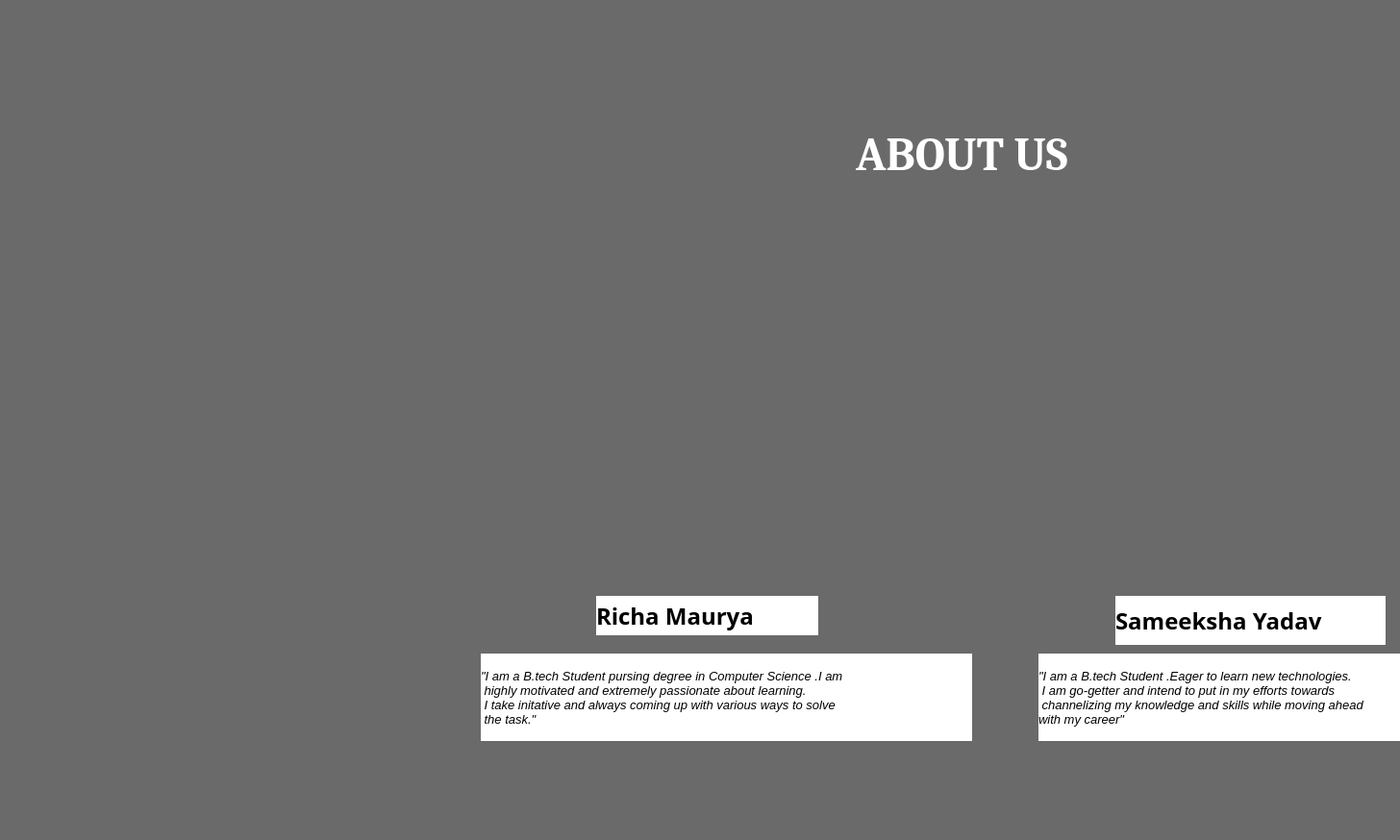
<?xml version="1.0" encoding="UTF-8"?>
<ui version="4.0">
 <class>Form</class>
 <widget class="QWidget" name="Form">
  <property name="geometry">
   <rect>
    <x>0</x>
    <y>0</y>
    <width>1456</width>
    <height>874</height>
   </rect>
  </property>
  <property name="windowTitle">
   <string>Form</string>
  </property>
  <property name="styleSheet">
   <string notr="true">background-color: rgb(106, 106, 106);
</string>
  </property>
  <widget class="QLabel" name="label">
   <property name="geometry">
    <rect>
     <x>610</x>
     <y>370</y>
     <width>241</width>
     <height>241</height>
    </rect>
   </property>
   <property name="styleSheet">
    <string notr="true">background-image: url(:/images/rich.jpg);
background-image: url(:/images/rich.png);</string>
   </property>
   <property name="text">
    <string/>
   </property>
   <property name="pixmap">
    <pixmap>rich.png</pixmap>
   </property>
  </widget>
  <widget class="QLabel" name="label_3">
   <property name="geometry">
    <rect>
     <x>1180</x>
     <y>380</y>
     <width>241</width>
     <height>231</height>
    </rect>
   </property>
   <property name="styleSheet">
    <string notr="true">background-image: url(:/images/rich.png);
</string>
   </property>
   <property name="text">
    <string/>
   </property>
   <property name="pixmap">
    <pixmap>rich.png</pixmap>
   </property>
  </widget>
  <widget class="QLabel" name="label_2">
   <property name="geometry">
    <rect>
     <x>620</x>
     <y>620</y>
     <width>231</width>
     <height>41</height>
    </rect>
   </property>
   <property name="font">
    <font>
     <family>News701 BT</family>
     <pointsize>18</pointsize>
     <weight>75</weight>
     <bold>true</bold>
    </font>
   </property>
   <property name="styleSheet">
    <string notr="true">background-color:white;</string>
   </property>
   <property name="text">
    <string>Richa Maurya</string>
   </property>
  </widget>
  <widget class="QLabel" name="label_4">
   <property name="geometry">
    <rect>
     <x>1160</x>
     <y>620</y>
     <width>281</width>
     <height>51</height>
    </rect>
   </property>
   <property name="font">
    <font>
     <family>News701 BT</family>
     <pointsize>18</pointsize>
     <weight>75</weight>
     <bold>true</bold>
    </font>
   </property>
   <property name="styleSheet">
    <string notr="true">background-color: rgb(255, 255, 255);</string>
   </property>
   <property name="text">
    <string>Sameeksha Yadav</string>
   </property>
  </widget>
  <widget class="QLabel" name="label_5">
   <property name="geometry">
    <rect>
     <x>500</x>
     <y>680</y>
     <width>511</width>
     <height>91</height>
    </rect>
   </property>
   <property name="font">
    <font>
     <family>Arial</family>
     <pointsize>10</pointsize>
     <italic>true</italic>
    </font>
   </property>
   <property name="styleSheet">
    <string notr="true">background-color: rgb(255, 255, 255);</string>
   </property>
   <property name="text">
    <string>&quot;I am a B.tech Student pursing degree in Computer Science .I am
 highly motivated and extremely passionate about learning.
 I take initative and always coming up with various ways to solve
 the task.&quot;</string>
   </property>
  </widget>
  <widget class="QLabel" name="label_6">
   <property name="geometry">
    <rect>
     <x>1080</x>
     <y>680</y>
     <width>471</width>
     <height>91</height>
    </rect>
   </property>
   <property name="font">
    <font>
     <family>Arial</family>
     <pointsize>10</pointsize>
     <italic>true</italic>
    </font>
   </property>
   <property name="styleSheet">
    <string notr="true">background-color: rgb(255, 255, 255);</string>
   </property>
   <property name="text">
    <string>&quot;I am a B.tech Student .Eager to learn new technologies.
 I am go-getter and intend to put in my efforts towards
 channelizing my knowledge and skills while moving ahead 
with my career&quot;</string>
   </property>
  </widget>
  <widget class="QLabel" name="label_7">
   <property name="geometry">
    <rect>
     <x>890</x>
     <y>120</y>
     <width>401</width>
     <height>81</height>
    </rect>
   </property>
   <property name="font">
    <font>
     <family>Cambria</family>
     <pointsize>36</pointsize>
     <weight>75</weight>
     <bold>true</bold>
    </font>
   </property>
   <property name="styleSheet">
    <string notr="true">color:white;</string>
   </property>
   <property name="text">
    <string>ABOUT US</string>
   </property>
  </widget>
 </widget>
 <resources>
  <include location="rainimg.qrc"/>
 </resources>
 <connections/>
</ui>
